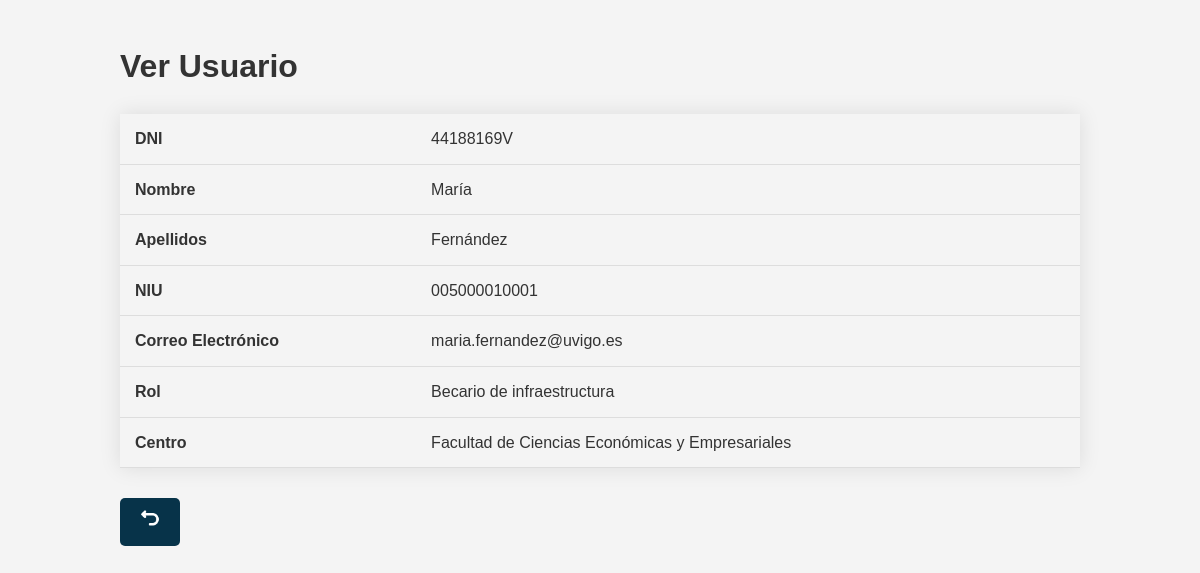
/Controllers/Usuarios_Controller.php?action=view_user&DNI=44188169V (signed in), run on the app's committed database.
### tables this page shows
CREATE TABLE Usuario (
    ID_Usuario INT AUTO_INCREMENT PRIMARY KEY,
    DNI VARCHAR(9) NOT NULL UNIQUE,
    Nombre VARCHAR(50) NOT NULL,
    Apellidos VARCHAR(50) NOT NULL,
    NIU VARCHAR(50) NOT NULL UNIQUE,
    Email VARCHAR(100) NOT NULL,
    Rol ENUM('Estudiante', 'Docente', 'Becario de infraestructura', 'Personal de conserjeria', 'Admin') NOT NULL,
    Contrasena VARCHAR(100) NOT NULL,
    ID_Centro INT NULL,
    FOREIGN KEY (ID_Centro) REFERENCES Centro(ID_Centro) ON DELETE CASCADE
);

### models/Usuarios_Model.php (called while the page is built, shortened)
<?php
class Usuarios_Model {
    var $DNI;
    function __construct($ID_Usuario, $DNI, $Nombre, $Apellidos, $NIU, $Email, $Rol, $Contrasena, $ID_Centro) {
        $this->DNI = $DNI;
        include_once 'Access_DB.php';
        $this->mysqli = ConnectDB();
    }
    function rellenadatos() {
        $sql = "SELECT * FROM Usuario WHERE DNI = ?";
        $stmt = $this->mysqli->prepare($sql);
        $stmt->bind_param('s', $this->DNI);
        $stmt->execute();
        $result = $stmt->get_result();
        if ($result->num_rows > 0) {
            return $result;
        } else {
            return false;
        }
    }
}
?>

### models/Access_DB.php (called while the page is built, shortened)
<?php
function ConnectDB() {
    $mysqli = new mysqli("localhost", "root", "", "uvigores");
    return $mysqli;
}
?>

### views/Usuario_View_View.php (the view, shortened to what this page needs)
<?php
class Usuario_View_View {
    function __construct($user_data) {
        $this->user_data = $user_data;
        $this->render();
    }
    function render() {
        include '../Locales/Strings_SPANISH.php';
        ?>
        <!DOCTYPE html>
        <html lang="es">
        <head>
            <link rel="stylesheet" href="../css/styles.css">
        </head>
        <body>
            <div class="container">
                <h1><?php echo $strings['Ver Usuario']; ?></h1>
                <table class="table">
                    <tr>
                        <th><?php echo $strings['DNI']; ?></th>
                        <td><?php echo htmlspecialchars($this->user_data['DNI']); ?></td>
                    </tr>
                    <tr>
                        <th><?php echo $strings['Nombre']; ?></th>
                        <td><?php echo htmlspecialchars($this->user_data['Nombre']); ?></td>
                    </tr>
                    <tr>
                        <th><?php echo $strings['Apellidos']; ?></th>
                        <td><?php echo htmlspecialchars($this->user_data['Apellidos']); ?></td>
                    </tr>
                    <tr>
                        <th><?php echo $strings['NIU']; ?></th>
                        <td><?php echo htmlspecialchars($this->user_data['NIU']); ?></td>
                    </tr>
                    <tr>
                        <th><?php echo $strings['Correo Electrónico']; ?></th>
                        <td><?php echo htmlspecialchars($this->user_data['Email']); ?></td>
                    </tr>
                    <tr>
                        <th><?php echo $strings['Rol']; ?></th>
                        <td><?php echo htmlspecialchars($this->user_data['Rol']); ?></td>
                    </tr>
                    <tr>
                        <th><?php echo $strings['Centro']; ?></th>
                        <td><?php echo htmlspecialchars($this->user_data['Nombre_Centro']); ?></td>
                    </tr>
                </table>
                <a class="button" href="Usuarios_Controller.php?action=list_users" title="<?php echo $strings['Volver']; ?>">
                    <img src="../views/img/turn-back.png" alt="<?php echo $strings['Volver']; ?>" style="width: 20px; height: 20px;">
                </a>
            </div>
        </body>
        </html>
        <?php
    }
}
?>

### css/styles.css (style rules this page uses)
body { font-family: 'Arial', sans-serif; background-color: #f4f4f4; color: #333; margin: 0; padding: 0; line-height: 1.6; }
.container { width: 80%; margin: 0 auto; padding: 20px; }
a { color: #0056b3; text-decoration: none; font-weight: bold; }
button, .button { background-color: #073349; color: white; padding: 10px 20px; border: none; cursor: pointer; text-align: center; border-radius: 5px; font-size: 16px; margin: 5px 0; display: inline-block; }
.table { width: 100%; border-collapse: collapse; margin: 20px 0; font-size: 16px; box-shadow: 0 0 20px rgba(0, 0, 0, 0.1); }
.table th, .table td { padding: 12px 15px; text-align: left; border-bottom: 1px solid #ddd; }
.button { display: inline-block; padding: 10px 20px; margin: 10px 5px 0 0; background-color: #073349; color: white; text-align: center; text-decoration: none; border-radius: 5px; transition: background-color 0.3s ease; }

### data on the page
usuario: DNI "44188169V", Nombre "María", Apellidos "Fernández", NIU "005000010001", Email "maria.fernandez@uvigo.es", Rol "Becario de infraestructura"

### other printed values
$strings['Ver Usuario'] "Ver Usuario"
$strings['DNI'] "DNI"
$strings['Nombre'] "Nombre"
$strings['Apellidos'] "Apellidos"
$strings['NIU'] "NIU"
$strings['Correo Electrónico'] "Correo Electrónico"
$strings['Rol'] "Rol"
$strings['Centro'] "Centro"
$this->user_data['Nombre_Centro'] "Facultad de Ciencias Económicas y Empresariales"
